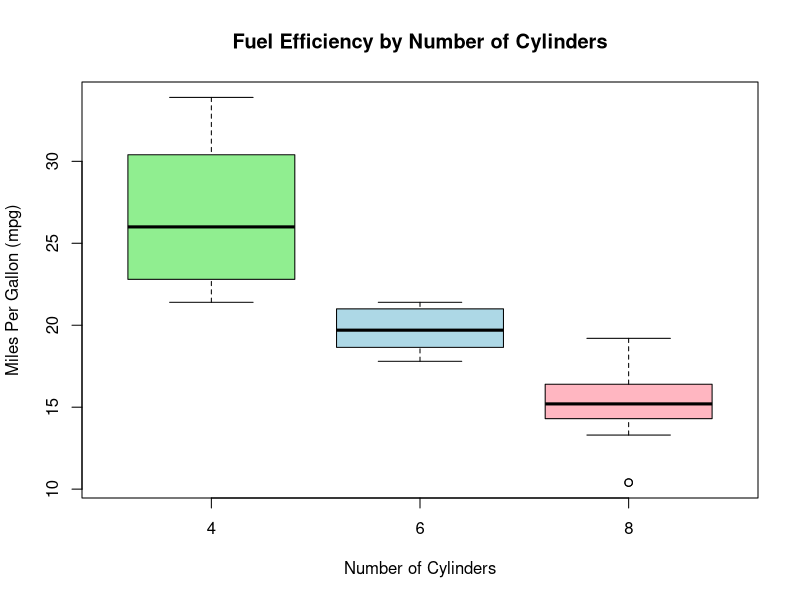
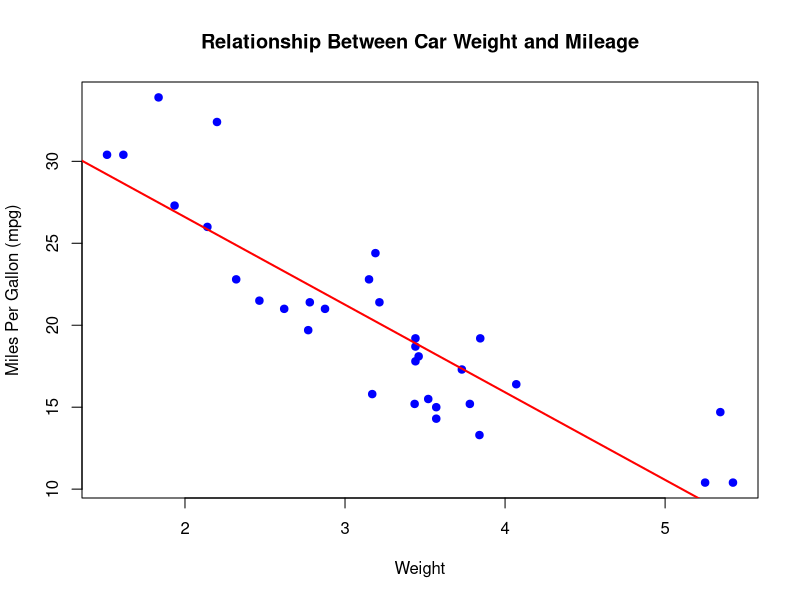

Write R code to recreate these figures, in order.
data(mtcars)
head(mtcars, 10)
View(mtcars)

colnames(mtcars)

boxplot(mpg ~ cyl,
        data = mtcars,
        xlab = "Number of Cylinders",
        ylab = "Miles Per Gallon (mpg)",
        main = "Fuel Efficiency by Number of Cylinders",
        col = c("lightgreen", "lightblue", "lightpink"))

plot(x = mtcars$wt,
     y = mtcars$mpg,
     xlab = "Weight",
     ylab = "Miles Per Gallon (mpg)",
     main = "Relationship Between Car Weight and Mileage",
     pch = 19,
     col = "blue")

abline(lm(mpg ~ wt, data = mtcars), col = "red", lwd = 2)
